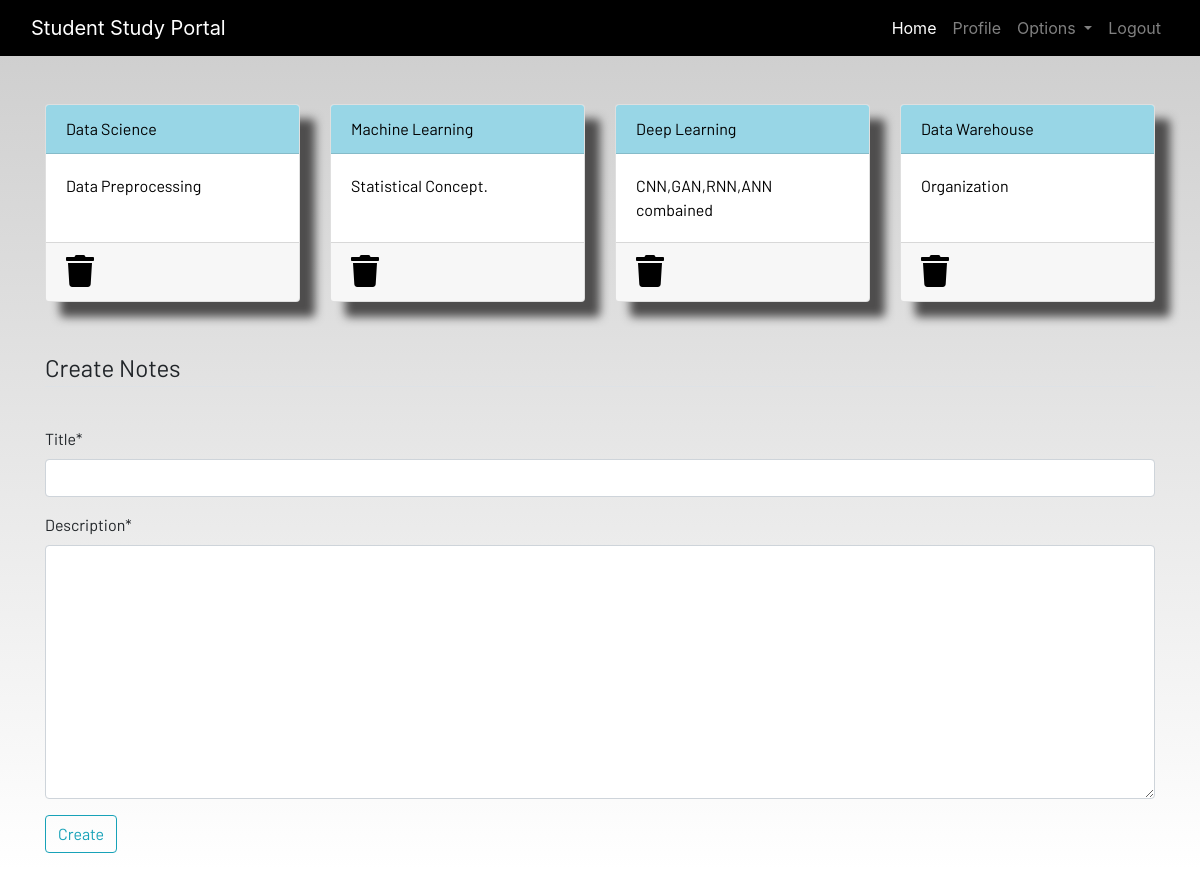
Screenshot of /notes (signed in) with the database file from the repository.
### dashboard/models.py (models this page shows, shortened)
class Notes(models.Model):
    user=models.ForeignKey(User,on_delete=models.CASCADE)
    title=models.CharField(max_length=255)
    description=models.TextField()
    class Meta:
        verbose_name="notes"
        verbose_name_plural="notes"

### dashboard/views.py (the view)
# urls.py: path('notes',views.notes,name='notes'),
@login_required
def notes(request):
    if request.method=='POST':
        form=NotesForm(request.POST)
        if form.is_valid():
            notes=Notes(user=request.user,
                        title=request.POST['title'],
                        description=request.POST['description'])
            notes.save()
        messages.success(request,f"Notes Added form {request.user.username} Successfully!")
    else:
        form=NotesForm()
    form=NotesForm()
    notes=Notes.objects.filter(user=request.user)
    context={'notes':notes,'form':form}
    return render(request,'dashboard/notes.html',context)

### dashboard/forms.py
class NotesForm(forms.ModelForm):
    class Meta:
        model=Notes
        fields=['title','description']

### dashboard/templates/dashboard/notes.html (shortened to what this page needs)
{% extends 'dashboard/base.html' %}
{% load static %}
{% load crispy_forms_tags %}
{% block content %}
<div class="container">
    <div class="row">
        {% for note in notes %}
        <div class="col-md-3">
            <a href="{% url 'notes_detail' note.id %}">
                <div class="card">
                    <div class="card-header">{{note.title}}</div>
                    <div class="card-body">{{note.description|slice:"0:100"}}</div>
                    <div class="card-footer mt-auto "><a href="{% url 'delete_note' note.id %}">
                        <i class="fa fa-trash fa-2x"></i></a>
                    </div>
                </div>
            </a>
        </div>
        {% endfor %}
        <br><br>
    </div>
</div>
<br><br>
<div class="container">
    <form method="POST">
        <fieldset class="form-group">
            <legend class="border-bottom mb-4">Create Notes</legend>
        </fieldset>
        {{form|crispy}}
        <div class="form-group">
            <button href="" class="btn btn-outline-info" type="submit">
                Create
            </button>
        </div>
    </form>
</div>
{% endblock content %}

### dashboard/templates/dashboard/base.html (shortened to what this page needs)
<!DOCTYPE html>
{% load static %}
<html lang="en">
<head>
  <link rel="stylesheet" href="https://stackpath.bootstrapcdn.com/bootstrap/4.3.1/css/bootstrap.min.css"
 />
  <link rel="stylesheet" href="https://use.fontawesome.com/releases/v5.7.2/css/all.css"
 />
  <link rel="stylesheet" href="{% static 'css/main.css' %}" />
</head>
<body>
  <header>
    <nav class="navbar navbar-expand-lg navbar-dark bg-dark">
      <div class="container-fluid">
        <a class="navbar-brand" href="{% url 'home' %}">Student Study Portal</a>
        <div class="collapse navbar-collapse justify-content-end" id="navbarSupportedContent">
          <ul class="navbar-nav mb-2 mb-lg-0">
            <li class="nav-item">
              <a class="nav-link active" aria-current="page" href="{% url 'home' %}">Home</a>
            </li>
            {% if user.is_authenticated %}
            <li class="nav-item">
              <a class="nav-link" href="{% url 'profile' %}">Profile</a>
            </li>
            <li class="nav-item dropdown">
              <a class="nav-link dropdown-toggle" href="#" id="navbarDropdown" role="button" data-toggle="dropdown"
                aria-haspopup="true" aria-expanded="false">
                Options
              </a>
            </li>
            <li class="nav-item">
              <a class="nav-link" href="{% url 'logout' %}">Logout</a>
            </li>
            {% endif %}
          </ul>
        </div>
      </div>
    </nav>
  </header>
  <br /><br />
  <main>
    {% block content %}
    {% endblock content %}
  </main>
</body>
</html>

### static/css/main.css (style rules this page uses)
html { scroll-behavior: smooth; height: 100%; width: 100%; }
main { font-family: Barlow, Quicksand, Rubik, sans-serif, serif, 'Times New Roman', Times, serif !important; }
.navbar { background-color: rgb(0, 0, 0) !important; }
.card { box-shadow: 15px 15px 10px rgb(78, 77, 77); }
a { text-decoration: none !important; color: black; }
.card-header { color: black !important; background: rgb(152, 214, 230) !important; transition: 0.3s ease-in; }
html, body { max-width: 100%; overflow-x: hidden; height: 100%; width: 100%; }
body { background: linear-gradient(rgba(0, 0, 0, 0.2), rgba(255, 255, 255, 0.5)); overflow-x: hidden; background-repeat: no-repeat; }
.card-header { background-color: rgb(133, 204, 231); }
.col-md-3 .card { width: 100%; height: 100%; }
.fa { color: black; }

### rows the page displays
Notes: title "Data Science", description "Data Preprocessing"
Notes: title "Machine Learning", description "Statistical Concept."
Notes: title "Deep Learning", description "CNN,GAN,RNN,ANN combained"
Notes: title "Data Warehouse", description "Organization"
